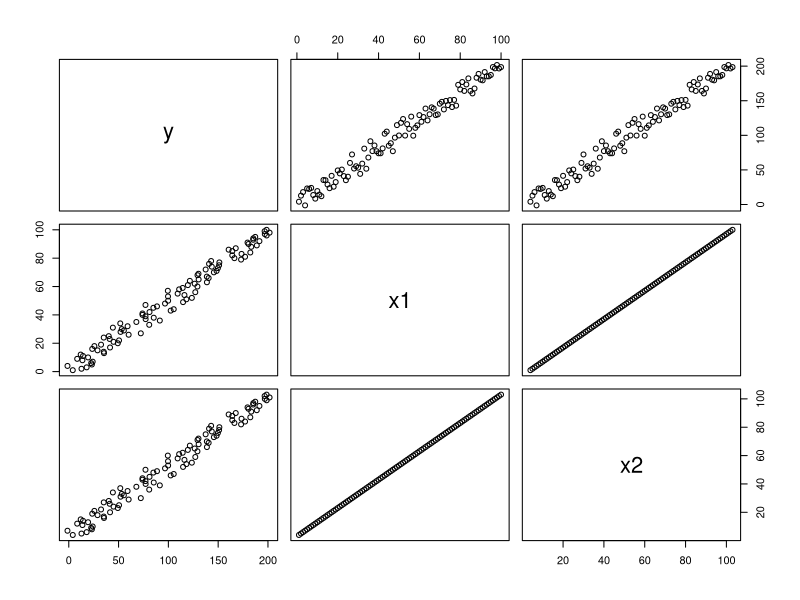

Generate this figure with R:
# example of multicollinearity

# artificially create responses
x1 = seq(1,100,by=1)
x2 = x1 + 3
y = x1 + x2 + rnorm(length(x1),0,10)  # artificially created responses (intercept=0, x1 parameter = 1, x2 parameter = 1, measurement error standard deviation = 10)
# ok we have now artificially created  some responses y, based on some covariates.

pairs(~y+x1+x2) # always look at a scatter plot matrix when you have several predictors

# Let's now pretend we do not know how we obtained the y and fit a linear regression model
summary(lm(y~x1+x2))  # Notice the NA's. Reason is that the design matrix is ill-ranked because predictors are highly (perfectly) correlated

# let's see what happens when x2 is not perfectly correlated with x1 (as in real datasets)
# I am artificially adding some very small noise to x2
x2 = x1 + 3 + rnorm(length(x1),0,0.01)
summary(lm(y~x1+x2)) # we solve the numerical problem. But as you can see now no regressor is significant. This should not be the case.
# Also huge standard errors. 

# let's make the relation between x1 and x2 not as perfectly correlated (note the increased standard deviation)
x2 = x1 + 3 + rnorm(length(x1),0,5)
summary(lm(y~x1+x2)) 
# as you can see while now x1 is significant, all parameter estimates are wrong. We should have 
# intercept=0, beta1=1, beta2=1